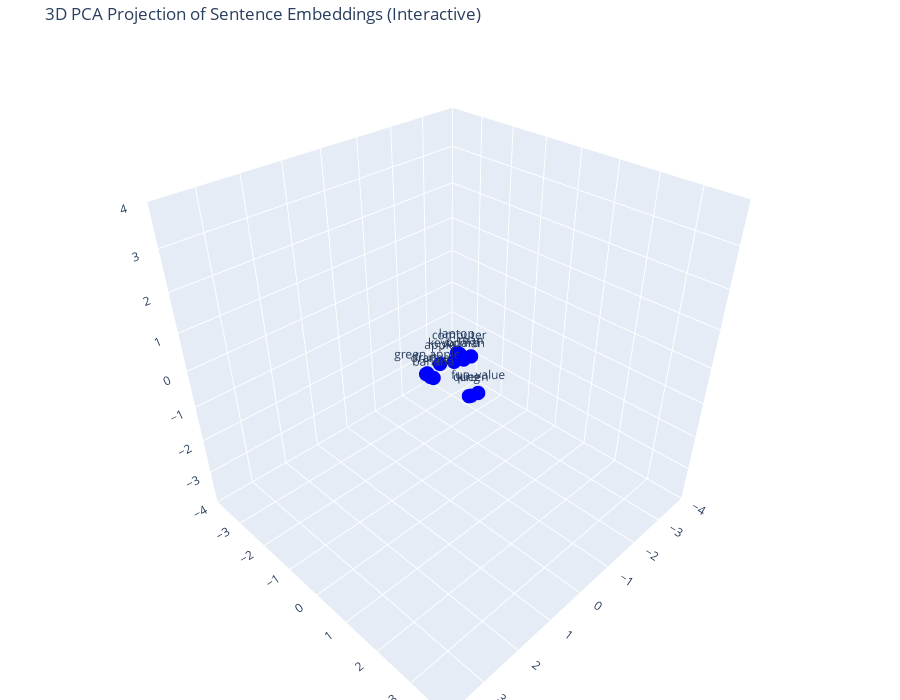

Notebook code for this chart:
### Code cell
fig = go.Figure()

fig.add_trace(go.Scatter3d(
    x=[p[0] for p in embeddings_3d],
    y=[p[1] for p in embeddings_3d],
    z=[p[2] for p in embeddings_3d],
    mode='markers+text',
    text=sentences,
    textposition='top center',
    marker=dict(size=5, color='blue'),
))

fig.update_layout(
    title='3D PCA Projection of Sentence Embeddings (Interactive)',
    scene=dict(
        xaxis=dict(
            title='',
            showticklabels=True,
            range=[-4, 4],  # custom axis range
            showbackground=True,
        ),
        yaxis=dict(
            title='',
            showticklabels=True,
            range=[-4, 4],
            showbackground=True,
        ),
        zaxis=dict(
            title='',
            showticklabels=True,
            range=[-4, 4],
            showbackground=True,
        ),
    ),
    margin=dict(l=0, r=0, b=0, t=40),
    height=700,
)
fig.show()

### Figure 1 — Plotly figure (JSON) as saved in the notebook; plotly's stock layout.template omitted (floating-point values rounded to 4 significant figures)
{"data": [{"marker": {"color": "blue", "size": 5}, "mode": "markers+text", "text": ["king", "queen", "man", "woman", "orange", "green apple", "apple", "banana", "fruit", "computer", "laptop", "keyboard", "fun_value"], "textposition": "top center", "type": "scatter3d", "x": [-0.05499, -0.07633, -0.09816, -0.01843, 0.4452, 0.4384, -0.04598, 0.3832, 0.508, -0.5624, -0.5751, -0.3433, -0.1561], "y": [0.5214, 0.5573, 0.5171, 0.3814, -0.152, -0.253, -0.3674, -0.1195, -0.2133, -0.2761, -0.3668, -0.2288, 0.693], "z": [-0.4685, -0.4512, 0.5733, 0.4654, -0.02699, 0.01254, -0.03795, -0.07128, 0.04989, 0.0131, 0.005513, -0.06391, -0.3432]}], "layout": {"height": 700, "margin": {"b": 0, "l": 0, "r": 0, "t": 40}, "scene": {"xaxis": {"range": [-4, 4], "showbackground": true, "showticklabels": true, "title": {"text": ""}}, "yaxis": {"range": [-4, 4], "showbackground": true, "showticklabels": true, "title": {"text": ""}}, "zaxis": {"range": [-4, 4], "showbackground": true, "showticklabels": true, "title": {"text": ""}}}, "title": {"text": "3D PCA Projection of Sentence Embeddings (Interactive)"}}}
